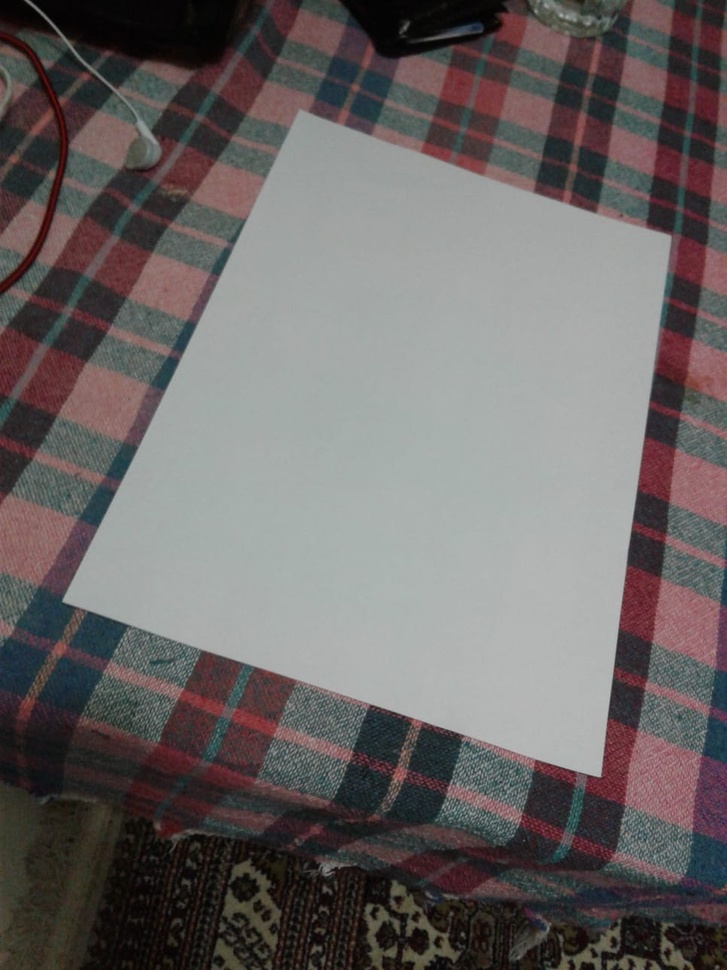
#> input picture 1.jpg, 727 x 970 px, shrunk from 966 x 1288 before the run, given in place of the camera
$ python test_edge.py
#> lines starting #> are read from the running program, lines starting #| are printed output that depends on the picture; after the words box and inside, x2 and y2 are one past the last pixel; in counts of white or black regions, pixels touching at a corner belong together
# OpenCV program to perform Edge detection in real time
# import libraries of python OpenCV
# where its functionality resides
import cv2

# np is an alias pointing to numpy library
import numpy as np

# capture frames from a camera
cap = cv2.VideoCapture(0)

# loop runs if capturing has been initialized
while (1):

    # reads frames from a camera
    ret, frame = cap.read()
#> frame is the input picture: shape (970, 727, 3); mean B, G, R 100.7, 101.2, 106.5

    # converting BGR to HSV
    hsv = cv2.cvtColor(frame, cv2.COLOR_BGR2HSV)
#> hsv: shape (970, 727, 3); mean H, S, V 83.5, 45.3, 110.4

    # define range of red color in HSV
    lower_red = np.array([30, 150, 50])
    upper_red = np.array([255, 255, 180])

    # create a red HSV colour boundary and
    # threshold HSV image
    mask = cv2.inRange(hsv, lower_red, upper_red)
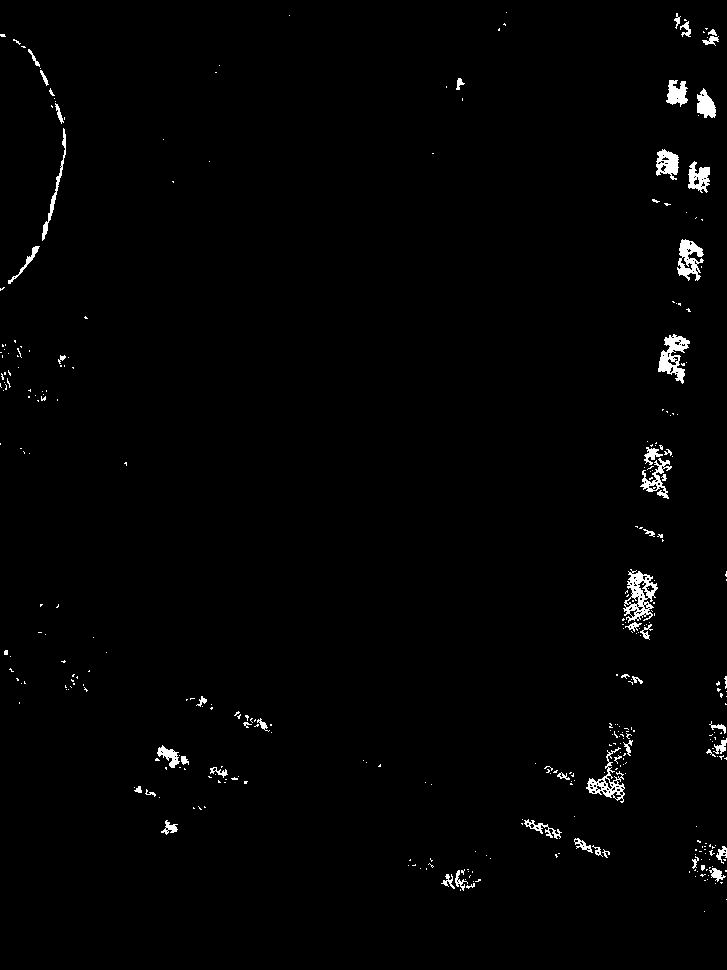
#> mask: shape (970, 727); 1.3% white; 353 white regions (297 under 20 px), largest, box (x1, y1, x2, y2) and area: (623, 569, 658, 623) 853, (658, 334, 690, 384) 725, (677, 239, 704, 281) 613

    # Bitwise-AND mask and original image
    res = cv2.bitwise_and(frame, frame, mask=mask)
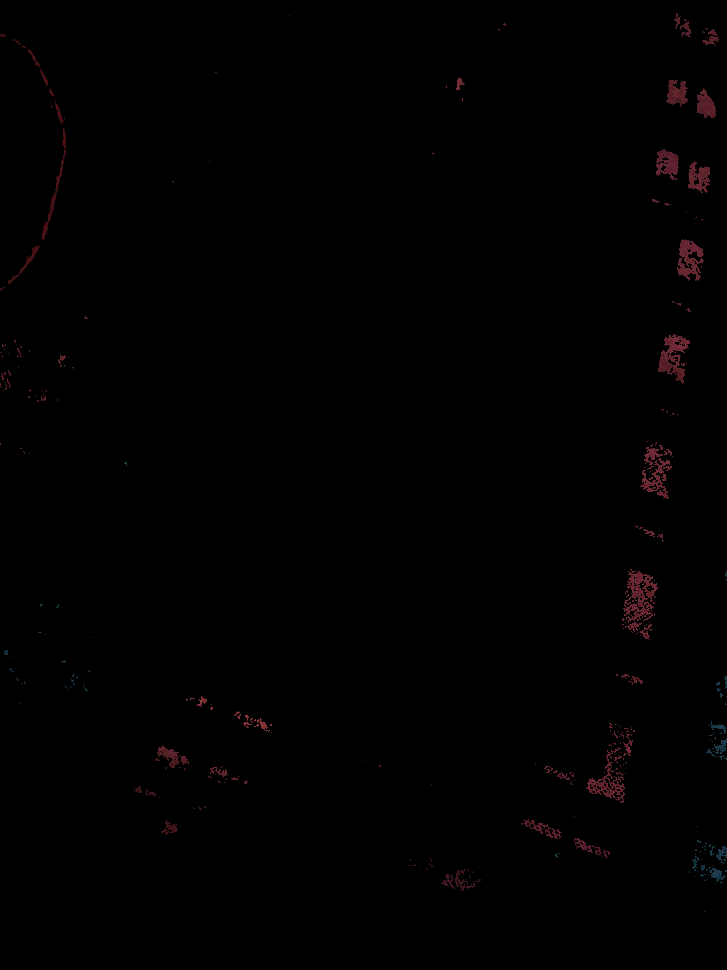
#> res: shape (970, 727, 3); mean B, G, R 0.6, 0.5, 1.1

    # Display an original image
    cv2.imshow('Original', frame)

    # finds edges in the input image image and
    # marks them in the output map edges
    edges = cv2.Canny(frame, 100, 200)
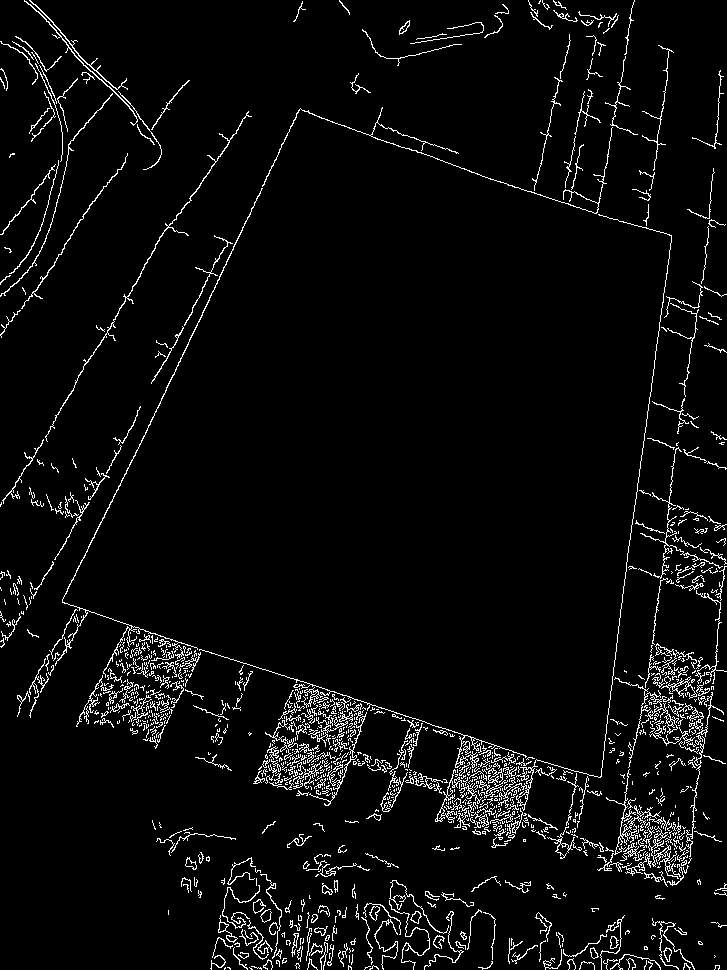
#> edges: shape (970, 727); 4.5% white in thin lines or dots

    # Display edges in a frame
    cv2.imshow('Edges', edges)

    # Wait for Esc key to stop
    k = cv2.waitKey(5) & 0xFF
#> (key Esc is pressed here)
    if k == 27:
        break

# Close the window
cap.release()

# De-allocate any associated memory usage
cv2.destroyAllWindows()

$ run again, on 2.jpg
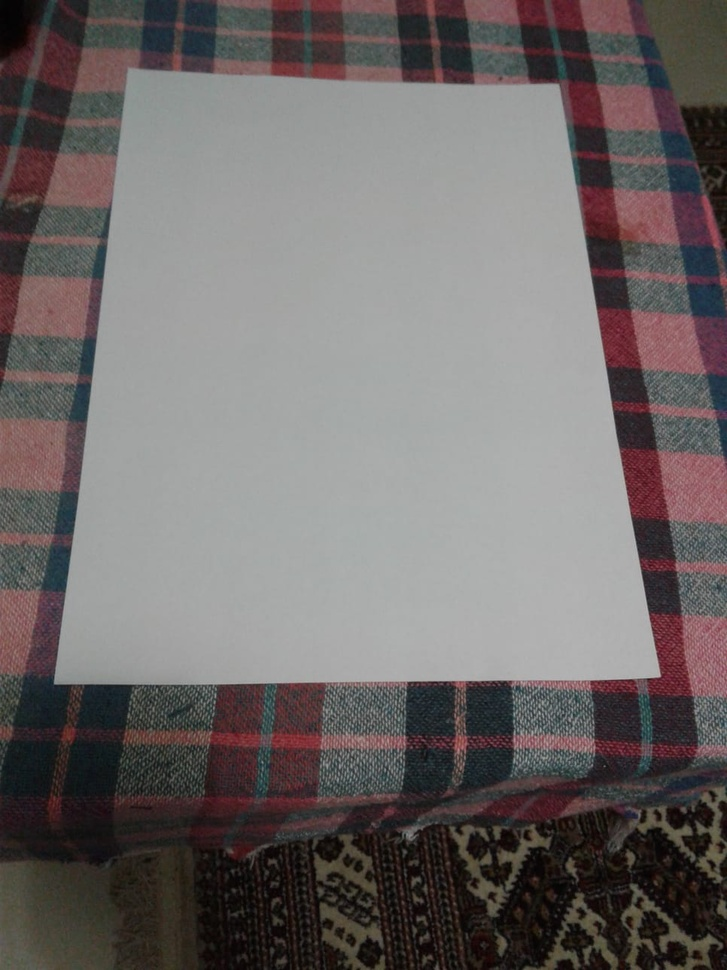
#> input picture 2.jpg, 727 x 970 px, shrunk from 966 x 1288 before the run, given in place of the camera
#> frame is the input picture: shape (970, 727, 3); mean B, G, R 104.6, 105.2, 111.1
#> hsv: shape (970, 727, 3); mean H, S, V 70.2, 40.9, 113.3
#> `mask = cv2.inRange(hsv, lower_red, upper_red)`:
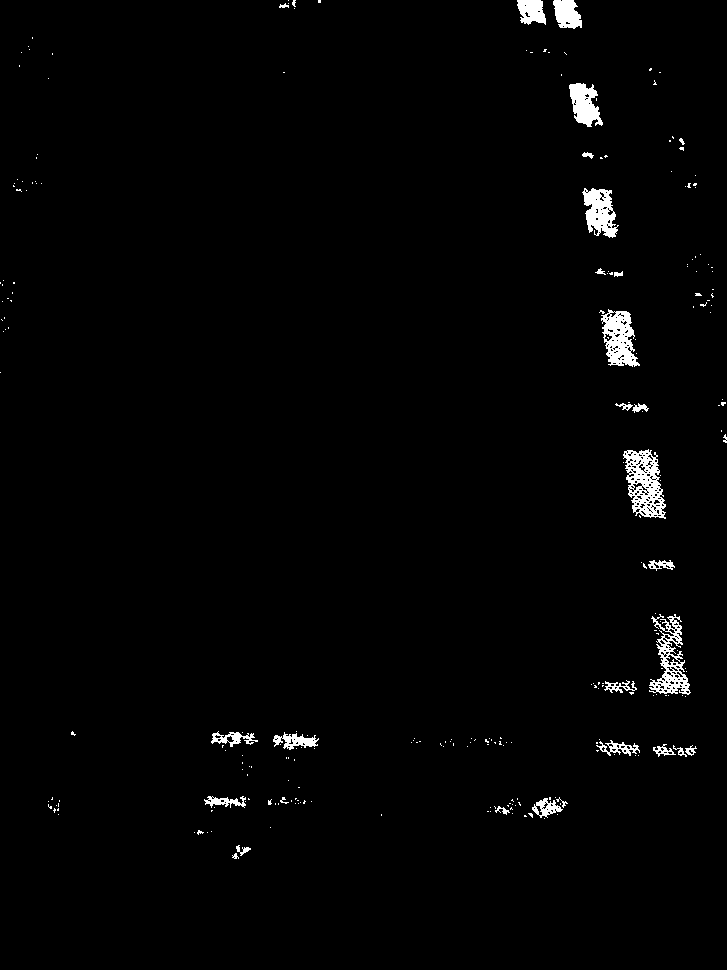
#> mask: shape (970, 727); 1.5% white; 250 white regions (220 under 20 px), largest, box (x1, y1, x2, y2) and area: (623, 449, 666, 519) 1645, (649, 614, 691, 695) 1317, (601, 309, 640, 367) 1316
#> `edges = cv2.Canny(frame, 100, 200)`:
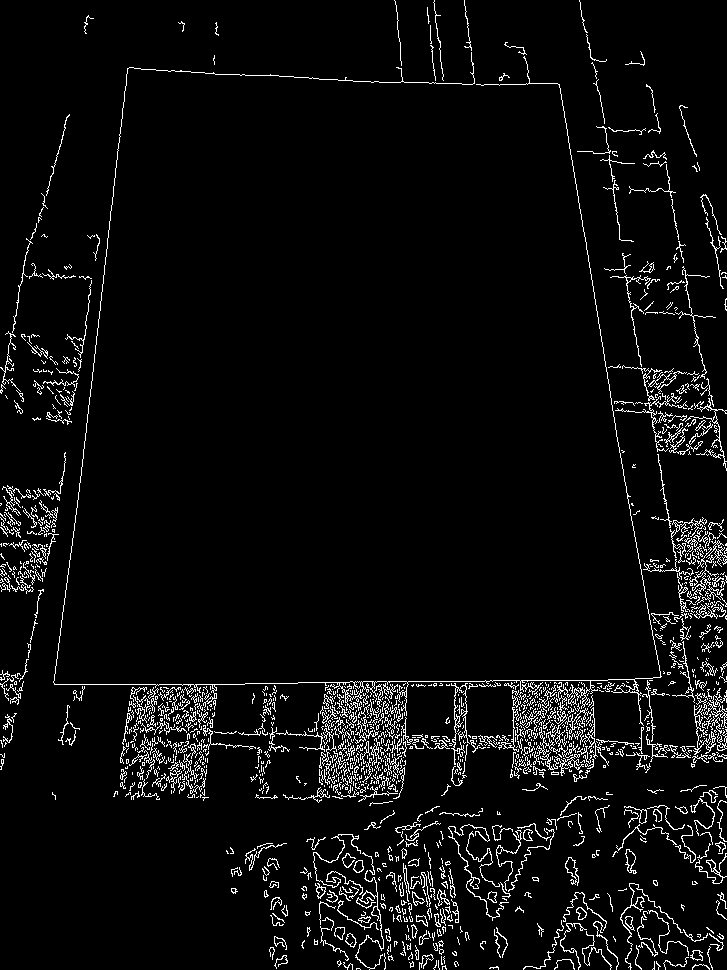
#> edges: shape (970, 727); 4.8% white in thin lines or dots

$ run again, on 3.jpg
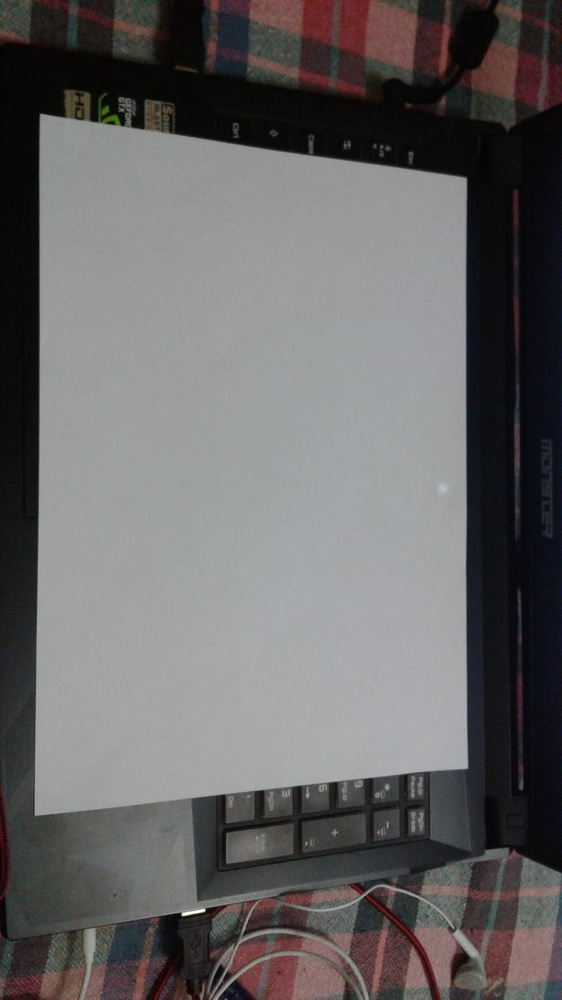
#> input picture 3.jpg, 562 x 1000 px, shrunk from 900 x 1600 before the run, given in place of the camera
#> frame is the input picture: shape (1000, 562, 3); mean B, G, R 101.3, 101.1, 102.8
#> hsv: shape (1000, 562, 3); mean H, S, V 71, 31.2, 105.5
#> `mask = cv2.inRange(hsv, lower_red, upper_red)`:
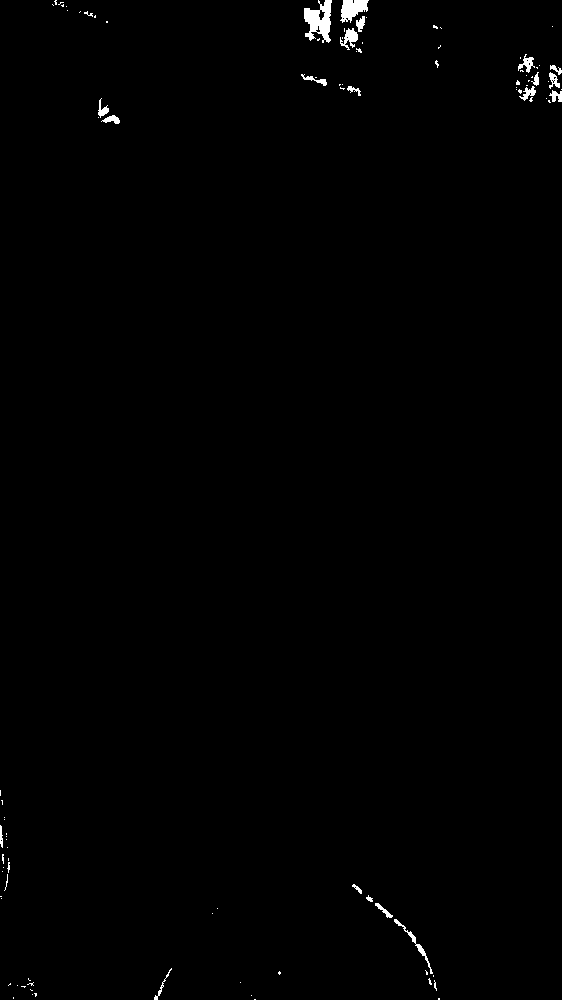
#> mask: shape (1000, 562); 0.56% white; 100 white regions (79 under 20 px), largest, box (x1, y1, x2, y2) and area: (304, 0, 332, 43) 712, (340, 0, 369, 23) 421, (340, 28, 358, 50) 201
#> `edges = cv2.Canny(frame, 100, 200)`:
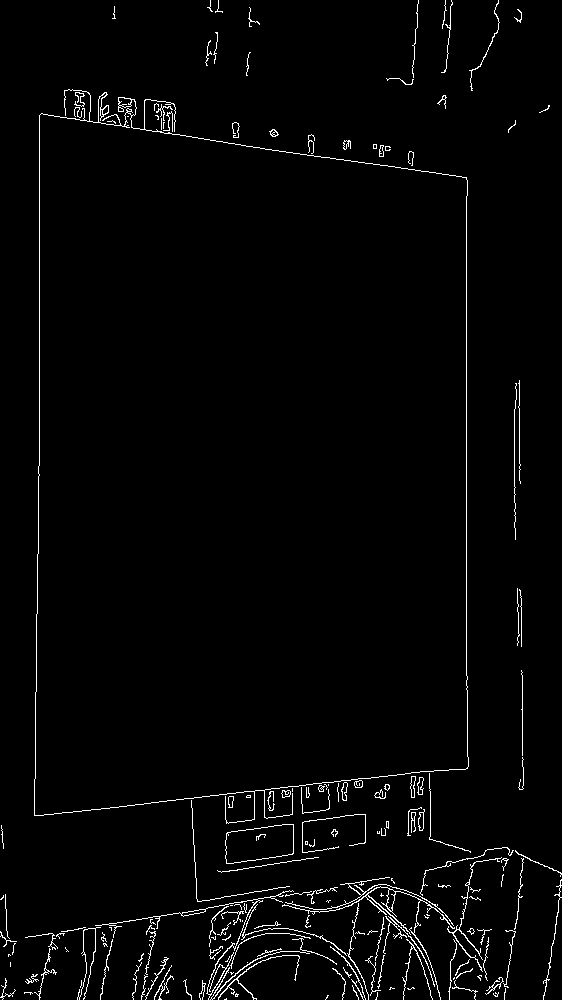
#> edges: shape (1000, 562); 2.2% white in thin lines or dots
